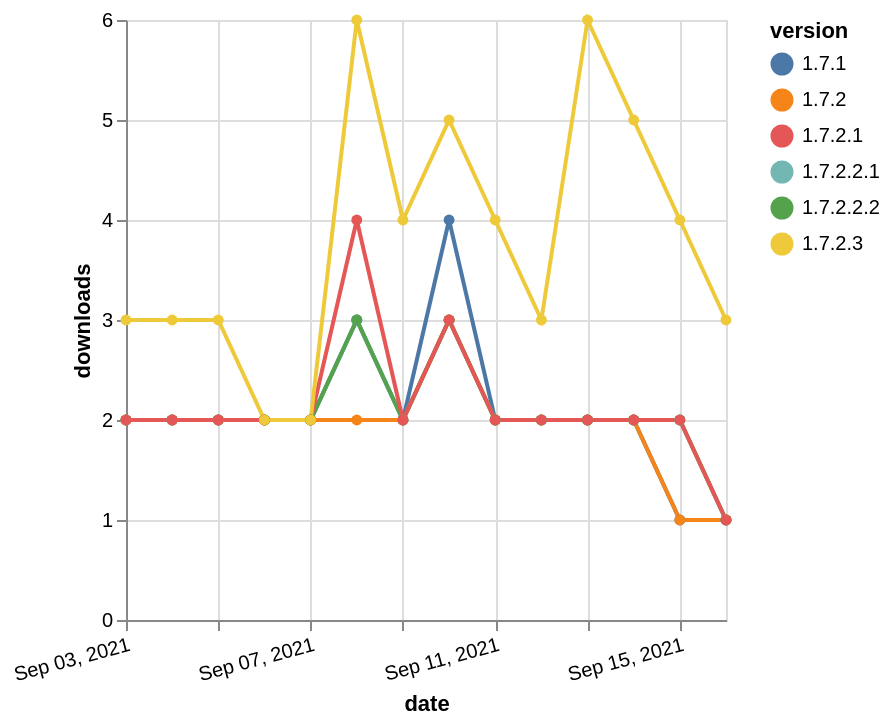

The Vega-Lite source for this figure:
### Vega-Lite specification from a JSON file in a GitHub repository (floating-point values rounded to 4 significant figures)
{"$schema": "https://vega.github.io/schema/vega-lite/v5.json", "description": "A simple bar chart with embedded data.", "data": {"values": [{"date": "2021-09-03", "total": 1591, "delta": 2, "version": "1.7.1"}, {"date": "2021-09-04", "total": 1593, "delta": 2, "version": "1.7.1"}, {"date": "2021-09-05", "total": 1595, "delta": 2, "version": "1.7.1"}, {"date": "2021-09-06", "total": 1597, "delta": 2, "version": "1.7.1"}, {"date": "2021-09-07", "total": 1599, "delta": 2, "version": "1.7.1"}, {"date": "2021-09-08", "total": 1602, "delta": 3, "version": "1.7.1"}, {"date": "2021-09-09", "total": 1604, "delta": 2, "version": "1.7.1"}, {"date": "2021-09-10", "total": 1608, "delta": 4, "version": "1.7.1"}, {"date": "2021-09-11", "total": 1610, "delta": 2, "version": "1.7.1"}, {"date": "2021-09-12", "total": 1612, "delta": 2, "version": "1.7.1"}, {"date": "2021-09-13", "total": 1614, "delta": 2, "version": "1.7.1"}, {"date": "2021-09-14", "total": 1616, "delta": 2, "version": "1.7.1"}, {"date": "2021-09-15", "total": 1617, "delta": 1, "version": "1.7.1"}, {"date": "2021-09-16", "total": 1618, "delta": 1, "version": "1.7.1"}, {"date": "2021-09-03", "total": 349, "delta": 2, "version": "1.7.2.2.1"}, {"date": "2021-09-04", "total": 351, "delta": 2, "version": "1.7.2.2.1"}, {"date": "2021-09-05", "total": 353, "delta": 2, "version": "1.7.2.2.1"}, {"date": "2021-09-06", "total": 355, "delta": 2, "version": "1.7.2.2.1"}, {"date": "2021-09-07", "total": 357, "delta": 2, "version": "1.7.2.2.1"}, {"date": "2021-09-08", "total": 360, "delta": 3, "version": "1.7.2.2.1"}, {"date": "2021-09-09", "total": 362, "delta": 2, "version": "1.7.2.2.1"}, {"date": "2021-09-10", "total": 365, "delta": 3, "version": "1.7.2.2.1"}, {"date": "2021-09-11", "total": 367, "delta": 2, "version": "1.7.2.2.1"}, {"date": "2021-09-12", "total": 369, "delta": 2, "version": "1.7.2.2.1"}, {"date": "2021-09-13", "total": 371, "delta": 2, "version": "1.7.2.2.1"}, {"date": "2021-09-14", "total": 373, "delta": 2, "version": "1.7.2.2.1"}, {"date": "2021-09-15", "total": 375, "delta": 2, "version": "1.7.2.2.1"}, {"date": "2021-09-16", "total": 376, "delta": 1, "version": "1.7.2.2.1"}, {"date": "2021-09-03", "total": 1076, "delta": 2, "version": "1.7.2"}, {"date": "2021-09-04", "total": 1078, "delta": 2, "version": "1.7.2"}, {"date": "2021-09-05", "total": 1080, "delta": 2, "version": "1.7.2"}, {"date": "2021-09-06", "total": 1082, "delta": 2, "version": "1.7.2"}, {"date": "2021-09-07", "total": 1084, "delta": 2, "version": "1.7.2"}, {"date": "2021-09-08", "total": 1086, "delta": 2, "version": "1.7.2"}, {"date": "2021-09-09", "total": 1088, "delta": 2, "version": "1.7.2"}, {"date": "2021-09-10", "total": 1091, "delta": 3, "version": "1.7.2"}, {"date": "2021-09-11", "total": 1093, "delta": 2, "version": "1.7.2"}, {"date": "2021-09-12", "total": 1095, "delta": 2, "version": "1.7.2"}, {"date": "2021-09-13", "total": 1097, "delta": 2, "version": "1.7.2"}, {"date": "2021-09-14", "total": 1099, "delta": 2, "version": "1.7.2"}, {"date": "2021-09-15", "total": 1100, "delta": 1, "version": "1.7.2"}, {"date": "2021-09-16", "total": 1101, "delta": 1, "version": "1.7.2"}, {"date": "2021-09-03", "total": 363, "delta": 2, "version": "1.7.2.2.2"}, {"date": "2021-09-04", "total": 365, "delta": 2, "version": "1.7.2.2.2"}, {"date": "2021-09-05", "total": 367, "delta": 2, "version": "1.7.2.2.2"}, {"date": "2021-09-06", "total": 369, "delta": 2, "version": "1.7.2.2.2"}, {"date": "2021-09-07", "total": 371, "delta": 2, "version": "1.7.2.2.2"}, {"date": "2021-09-08", "total": 374, "delta": 3, "version": "1.7.2.2.2"}, {"date": "2021-09-09", "total": 376, "delta": 2, "version": "1.7.2.2.2"}, {"date": "2021-09-10", "total": 379, "delta": 3, "version": "1.7.2.2.2"}, {"date": "2021-09-11", "total": 381, "delta": 2, "version": "1.7.2.2.2"}, {"date": "2021-09-12", "total": 383, "delta": 2, "version": "1.7.2.2.2"}, {"date": "2021-09-13", "total": 385, "delta": 2, "version": "1.7.2.2.2"}, {"date": "2021-09-14", "total": 387, "delta": 2, "version": "1.7.2.2.2"}, {"date": "2021-09-15", "total": 389, "delta": 2, "version": "1.7.2.2.2"}, {"date": "2021-09-16", "total": 390, "delta": 1, "version": "1.7.2.2.2"}, {"date": "2021-09-03", "total": 1345, "delta": 2, "version": "1.7.2.1"}, {"date": "2021-09-04", "total": 1347, "delta": 2, "version": "1.7.2.1"}, {"date": "2021-09-05", "total": 1349, "delta": 2, "version": "1.7.2.1"}, {"date": "2021-09-06", "total": 1351, "delta": 2, "version": "1.7.2.1"}, {"date": "2021-09-07", "total": 1353, "delta": 2, "version": "1.7.2.1"}, {"date": "2021-09-08", "total": 1357, "delta": 4, "version": "1.7.2.1"}, {"date": "2021-09-09", "total": 1359, "delta": 2, "version": "1.7.2.1"}, {"date": "2021-09-10", "total": 1362, "delta": 3, "version": "1.7.2.1"}, {"date": "2021-09-11", "total": 1364, "delta": 2, "version": "1.7.2.1"}, {"date": "2021-09-12", "total": 1366, "delta": 2, "version": "1.7.2.1"}, {"date": "2021-09-13", "total": 1368, "delta": 2, "version": "1.7.2.1"}, {"date": "2021-09-14", "total": 1370, "delta": 2, "version": "1.7.2.1"}, {"date": "2021-09-15", "total": 1372, "delta": 2, "version": "1.7.2.1"}, {"date": "2021-09-16", "total": 1373, "delta": 1, "version": "1.7.2.1"}, {"date": "2021-09-03", "total": 525, "delta": 3, "version": "1.7.2.3"}, {"date": "2021-09-04", "total": 528, "delta": 3, "version": "1.7.2.3"}, {"date": "2021-09-05", "total": 531, "delta": 3, "version": "1.7.2.3"}, {"date": "2021-09-06", "total": 533, "delta": 2, "version": "1.7.2.3"}, {"date": "2021-09-07", "total": 535, "delta": 2, "version": "1.7.2.3"}, {"date": "2021-09-08", "total": 541, "delta": 6, "version": "1.7.2.3"}, {"date": "2021-09-09", "total": 545, "delta": 4, "version": "1.7.2.3"}, {"date": "2021-09-10", "total": 550, "delta": 5, "version": "1.7.2.3"}, {"date": "2021-09-11", "total": 554, "delta": 4, "version": "1.7.2.3"}, {"date": "2021-09-12", "total": 557, "delta": 3, "version": "1.7.2.3"}, {"date": "2021-09-13", "total": 563, "delta": 6, "version": "1.7.2.3"}, {"date": "2021-09-14", "total": 568, "delta": 5, "version": "1.7.2.3"}, {"date": "2021-09-15", "total": 572, "delta": 4, "version": "1.7.2.3"}, {"date": "2021-09-16", "total": 575, "delta": 3, "version": "1.7.2.3"}]}, "width": "container", "mark": {"type": "line", "point": {"filled": true}}, "encoding": {"x": {"field": "date", "type": "temporal", "timeUnit": "yearmonthdate", "title": "date", "axis": {"labelAngle": -15}}, "y": {"field": "delta", "type": "quantitative", "title": "downloads"}, "color": {"field": "version", "type": "nominal"}, "tooltip": {"field": "delta"}}}
